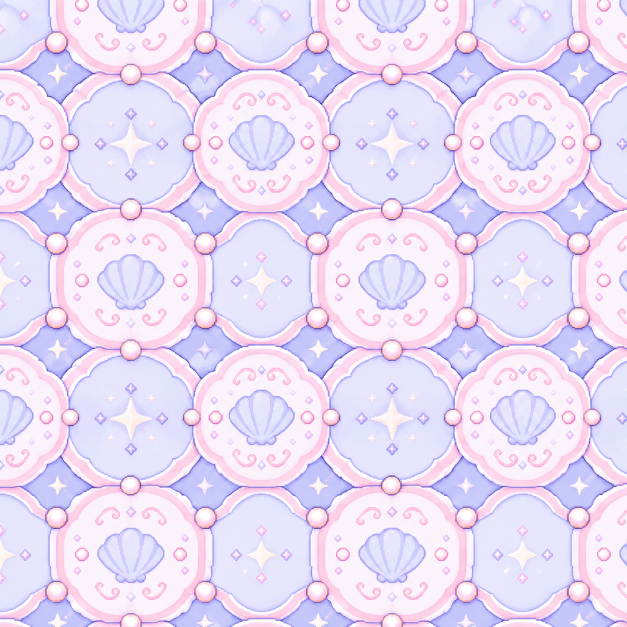
#> input picture source/furniture/src/tex_shelltile.png, 1254 x 1254 px (shown at 1/2 size); its folder holds 4 pictures in this run
$ python build_tex.py
#> lines starting #> are read from the running program, lines starting #| are printed output that depends on the picture
from PIL import Image
names=['shelltile','pinkwood','pearlstripe','pearlnight']; T=256
sheet=Image.new('RGB',(T*len(names),T))
#> sheet: PIL image 1024x256 RGB; every value is 0
for i,n in enumerate(names):
    im=Image.open(f'src/tex_{n}.png').convert('RGB').resize((T,T),Image.LANCZOS); sheet.paste(im,(i*T,0))
#> after `im = Image.open(f'src/tex_{n}.png').convert('RGB').resize((T, T), Imag`:
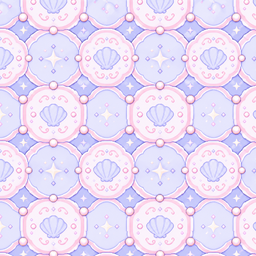
#> im: PIL image 256x256 RGB; mean R, G, B 232.5, 220.5, 246.1
#> after `sheet.paste(im, (i * T, 0))`:
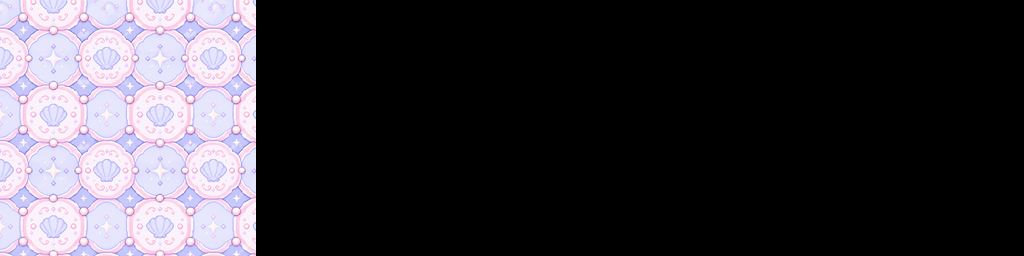
#> sheet: PIL image 1024x256 RGB; mean R, G, B 58.1, 55.1, 61.5
#> pass 2 of the loop `for i,n in enumerate(names):`:
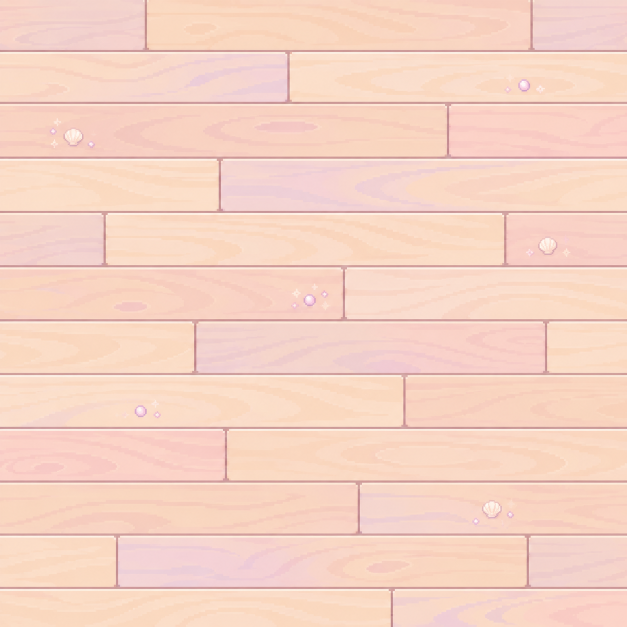
#> input picture source/furniture/src/tex_pinkwood.png, 1254 x 1254 px (shown at 1/2 size)
#> `im = Image.open(f'src/tex_{n}.png').convert('RGB').resize((T, T), Imag`:
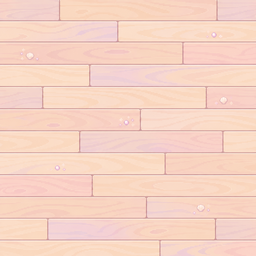
#> im: PIL image 256x256 RGB; mean R, G, B 246.5, 211.9, 196.8
#> `sheet.paste(im, (i * T, 0))`:
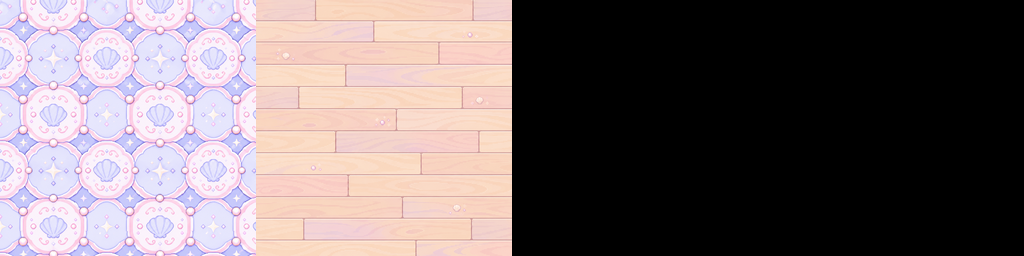
#> sheet: PIL image 1024x256 RGB; mean R, G, B 119.8, 108.1, 110.7
#> pass 3 of the loop `for i,n in enumerate(names):`:
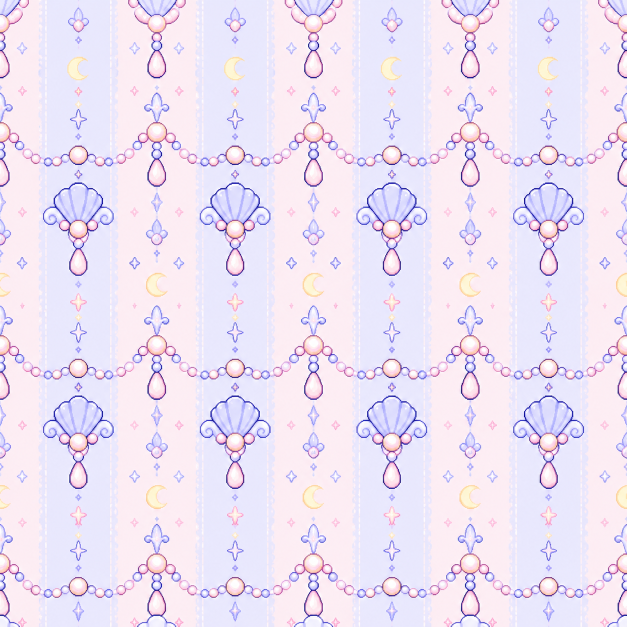
#> input picture source/furniture/src/tex_pearlstripe.png, 1254 x 1254 px (shown at 1/2 size)
#> `im = Image.open(f'src/tex_{n}.png').convert('RGB').resize((T, T), Imag`:
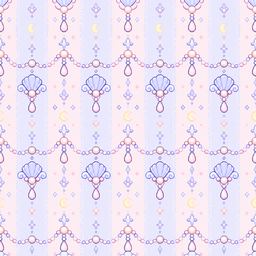
#> im: PIL image 256x256 RGB; mean R, G, B 237, 226.6, 243.8
#> `sheet.paste(im, (i * T, 0))`:
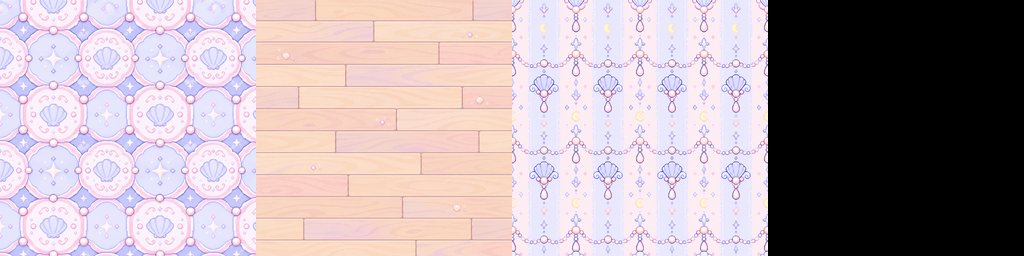
#> sheet: PIL image 1024x256 RGB; mean R, G, B 179, 164.7, 171.7
#> the loop made 4 passes; the first 3 are shown
sheet.quantize(colors=200,method=Image.MEDIANCUT,dither=Image.NONE).save('../../roomtex.png',optimize=True)
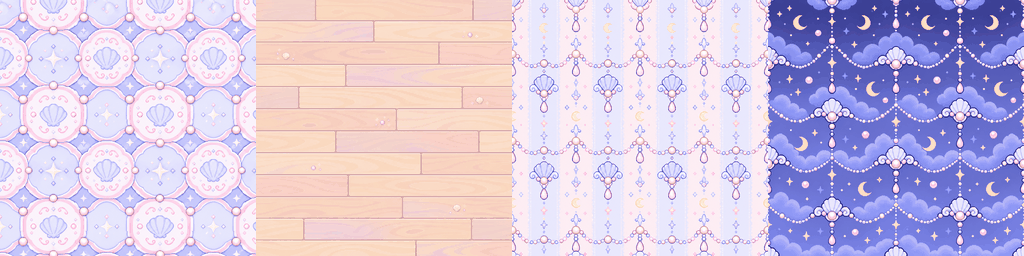
#> saved as roomtex.png: PIL image 1024x256 P; mean R, G, B 210.7, 197.2, 224.5
# seam preview: 2x2 tiling of each
pv=Image.new('RGB',(T*2*len(names)+10*len(names),T*2),'white')
#> pv: PIL image 2088x512 RGB; every value is 255
for i,n in enumerate(names):
    t=sheet.crop((i*T,0,(i+1)*T,T))
    for a in (0,1):
        for b in (0,1): pv.paste(t,(i*(2*T+10)+a*T,b*T))
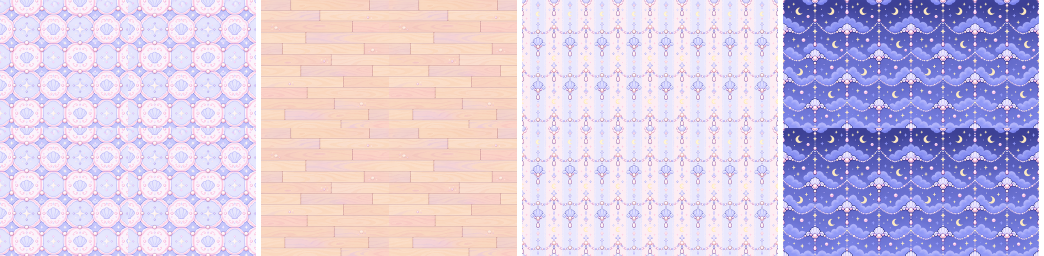
#> pv: PIL image 2088x512 RGB (shown at 1/2 size); mean R, G, B 211.6, 198.1, 224.7
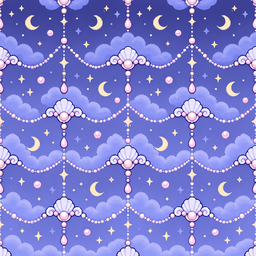
#> t: PIL image 256x256 RGB; mean R, G, B 126.8, 129, 210
pv.save('tex_preview.png')
